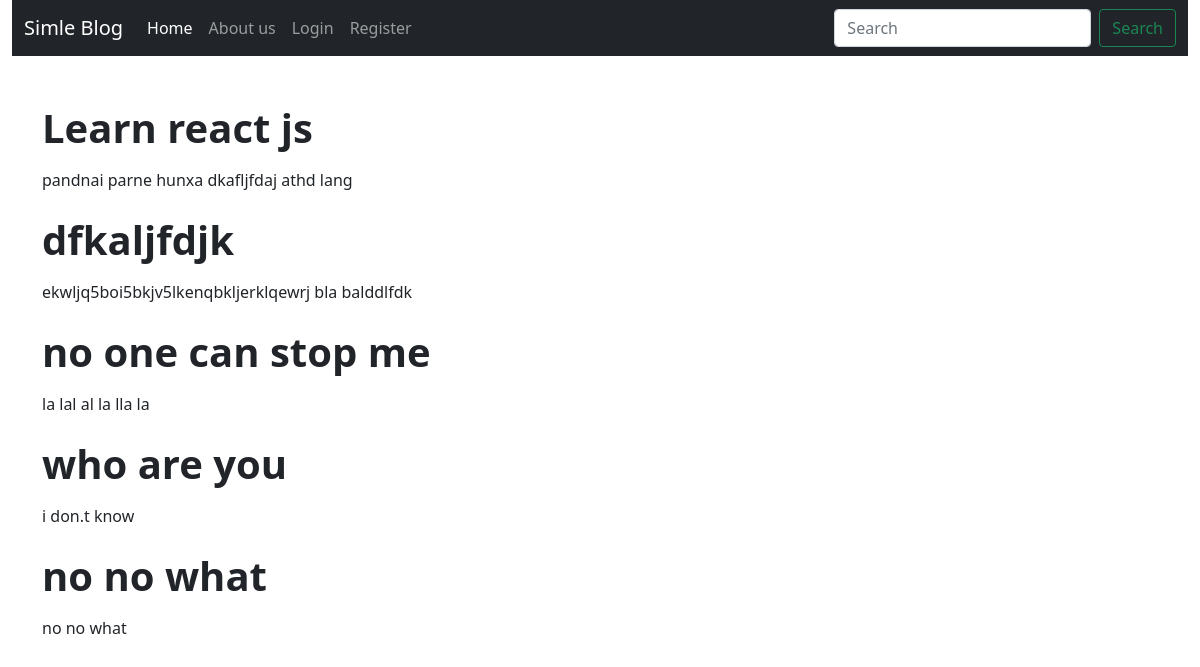
The page / on the database its author committed.
### blog/models.py (models this page shows, shortened)
class Post(models.Model):
    title = models.CharField(max_length=255)
    description = models.TextField(null=True,blank=True)

### blog/views.py (the view)
# urls.py: path('',views.index,name='index'),
def index(request):
    posts = Post.objects.all()
    context = {'posts':posts}
    return render(request,'blog/index.html',context)

### blog/templates/blog/index.html
{% extends 'blog/base.html' %}
{% block content %}
{% for post in posts %}
<div class="row my-2 font-weight-bold"><h1 style="font-weight: bold;">{{post.title}}</h1></div>
<div class="row"><p>{{post.description}}</p></div>
{% endfor %}
{% endblock content %}

### rows shown on the page
Post: title "Learn react js", description "pandnai parne hunxa dkafljfdaj athd lang"
Post: title "dfkaljfdjk", description "ekwljq5boi5bkjv5lkenqbkljerklqewrj bla balddlfdk"
Post: title "no one can stop me", description "la lal al la lla la"
Post: title "who are you", description "i don.t know"
Post: title "no no what", description "no no what"
